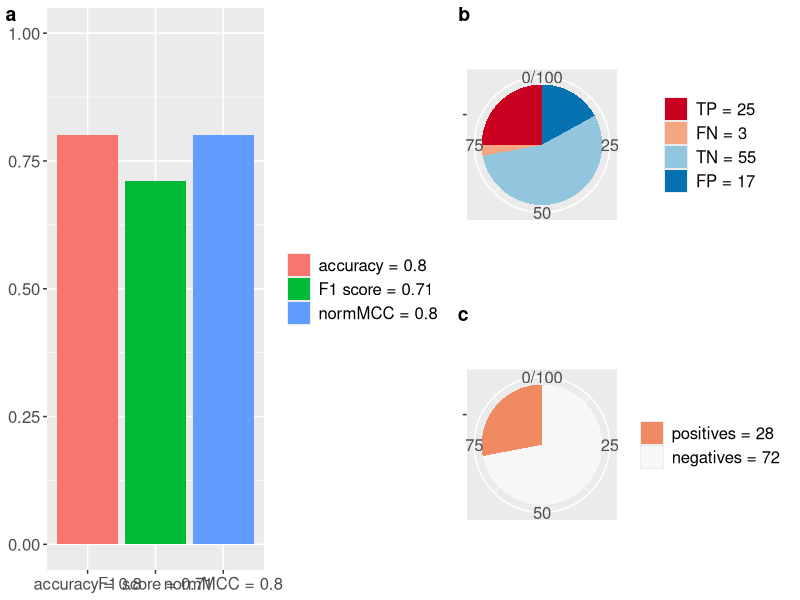

This chart was generated by the following R code:
#!/usr/bin/env Rscript

if (!require("RColorBrewer")) {
  install.packages("RColorBrewer")
  library(RColorBrewer)
}

library(grid)
library(gridExtra)
library(gtable)
library(ggplot2)
library(cowplot)

SAVE_FILES = FALSE

digits = 2

generalTextSize = 12

# Barplot matrix barplot
barplot_creator <- function(inputText, saveFileName, upperYlim) {

    confusionMatrixDataFrame <- read.table(header=TRUE, text=inputText)

    confusionMatrixDataFrame$category = gsub("_", " ", confusionMatrixDataFrame$category)
    confusionMatrixDataFrame$category = gsub("=", " = ", confusionMatrixDataFrame$category)
    confusionMatrixDataFrame$category = factor(confusionMatrixDataFrame$category, levels=unique(confusionMatrixDataFrame$category))


    p <- ggplot(confusionMatrixDataFrame, aes(x=category, y=amount)) + geom_bar(aes(fill=category), stat="identity", position=position_dodge()) + ylim(0,upperYlim) + theme(axis.title.x=element_blank(), axis.title.y=element_blank(), legend.title=element_blank(), legend.text=element_text(size=generalTextSize), text = element_text(size=generalTextSize), axis.text.x = element_text(size=generalTextSize), axis.text.y = element_text(size=generalTextSize))
    p + scale_colour_brewer(palette="RdBu", name="") + xlab("") + ylab("") 
    # + guides(colour=guide_legend(title=""))
    p
    
    if (SAVE_FILES==TRUE) {
        ggsave(saveFileName)
    }
  
    return(p)
}


# Three elements barplot
accuracy_f1score_mcc_barplot <- function(accuracy, f1_score, normMCC, saveFileName) {

    thisText <- paste("\n category amount\n  accuracy=",accuracy, " ", accuracy,"\n  F1_score=", f1_score, " ", f1_score,"\n\n  normMCC=", normMCC," ", normMCC,"\n", sep="")
    
    
    upperYlim = 1.0
    return(barplot_creator(thisText, saveFileName, upperYlim))

}


# Confusion matrix barplot
confusion_matrix_barplot <- function(tp, fn, tn, fp, saveFileName) {

    thisText <- paste("\n category amount\n  TP =",tp," ", tp,"\n  FN= ", fn," ", fn,"\n\n  TN =",tn," ", tn,"\n  FP =", fp," ", fp,"\n", sep="")

    # confusionMatrixDataFrame <- read.table(header=TRUE, text='
    #  category amount
    #   TP 47
    #   FN 3
    # 
    #   TN 5
    #   FP 45
    # ')

    upperYlim = 100
    return(barplot_creator(thisText, saveFileName, upperYlim))

}

# Positives negatives barplot
positives_negatives_barplot <- function(pos, neg, saveFileName) {

    thisText <- paste("\n category amount\n  positives =",pos, " ", pos,"\n  negatives =", neg, " ", neg,"\n", sep="")

    upperYlim = 100
    return(barplot_creator(thisText, saveFileName, upperYlim))

}



# accuracy
accuracy <- function (tp, fn, tn, fp) {

 accuracy_result <- (tp+tn)/(tn + tp + fp + fn)
 
 accuracy_result <- round(accuracy_result, digits)
 
 cat("accuracy = ", round(accuracy_result, digits), "\t\t in the [0; 1] interval \n")
 return(accuracy_result)
}


# F1 score
f1_score <- function (tp, fn, tn, fp) {

 f1_score_result <- (2*tp)/(2*tp + fp + fn)
 
 f1_score_result <- round(f1_score_result, digits)
 
 cat("F1 score = ", round(f1_score_result, digits), "\t\t in the [0; 1] interval\n")
 return(f1_score_result)
}


# Matthews correlation coefficient
mcc <- function (tp, fn, tn, fp) {

  TP <- tp
  FN <- fn
  
  TN <- tn
  FP <- fp
  
  #TP;TN;FP;FN # for debugging
  sum1 <- TP+FP; sum2 <-TP+FN ; sum3 <-TN+FP ; sum4 <- TN+FN;
  denom <- as.double(sum1)*sum2*sum3*sum4 # as.double to avoid overflow error on large products
  if (any(sum1==0, sum2==0, sum3==0, sum4==0)) {
    denom <- 1
  }
  mcc <- ((TP*TN)-(FP*FN)) / sqrt(denom)
  
  mcc <- round(mcc, digits)
  
  cat("MCC = ", round(mcc, digits), "\t\t\t in the [-1; +1] interval\n")
  return(mcc)
}



# Confusion matrix pie
confusion_matrix_pie <- function(tp, fn, tn, fp, saveFileName) {

    thisDataFrame <- data.frame(
      category = c(paste("TP =", tp, ""), paste("FN =", fn, ""), paste("TN =", tn, ""), paste("FP =", fp, "")),
      amount = c(tp, fn,   tn, fp)
      )
    thisDataFrame$category = factor(thisDataFrame$category, levels=unique(thisDataFrame$category)) # we set as levels to respect this order in the plot legend
    head(thisDataFrame)

    # Barplot
    thisBarPlot<- ggplot(thisDataFrame, aes(x="", y=amount, fill=category))+
    geom_bar(width = 1.0, stat = "identity") + theme(axis.title.x=element_blank(), axis.title.y=element_blank(), legend.title=element_blank(), legend.text=element_text(size=generalTextSize), text = element_text(size=generalTextSize), axis.text.x = element_text(size=generalTextSize))

    thisPie <- thisBarPlot + coord_polar("y") + xlab("") + ylab("") + scale_fill_brewer(palette="RdBu")
    thisPie + theme(legend.text=element_text(size=generalTextSize))
    thisPie
    
    if (SAVE_FILES==TRUE) {
        ggsave(saveFileName)
    }
    
    return(thisPie)

}

# positive_negative pie
positive_negative_pie <- function(pos, neg, saveFileName) {

    thisDataFrame <- data.frame(
      category = c(paste("positives =", pos, ""), paste("negatives =", neg, "")),
      amount = c(pos, neg)
      )
    thisDataFrame$category = factor(thisDataFrame$category, levels=unique(thisDataFrame$category)) # we set as levels to respect this order in the plot legend
    head(thisDataFrame)

    # Barplot
    thisBarPlot<- ggplot(thisDataFrame, aes(x="", y=amount, fill=category))+
    geom_bar(width = 1.0, stat = "identity") + theme(axis.title.x=element_blank(), axis.title.y=element_blank(), legend.title=element_blank(), legend.text=element_text(size=generalTextSize), text = element_text(size=generalTextSize), axis.text.x = element_text(size=generalTextSize))
    
    thisPie <- thisBarPlot + coord_polar("y") + xlab("") + ylab("") + scale_fill_brewer(palette="RdBu")
    thisPie + theme(legend.text=element_text(size=generalTextSize))
    thisPie
    if (SAVE_FILES==TRUE) {
        ggsave(saveFileName)
    }

    return(thisPie)
}


#
# Function that generates all the plot and their files
#
generate_all_the_plots <- function(tp, fn, tn, fp, addTitle) {

    randomValue = sample(1:10000000, 1)
    test_title = paste(addTitle, "_test",randomValue,"__TP",tp,"_FN",fn,"_TN",tn,"_FP",fp,  sep="")

    positives = tp + fn
    negatives = tn + fp

    confusion_matrix_pie_file_name = paste("../plots/", test_title, "_confusion_matrix_pie.pdf", sep="")
    plot_cf <- confusion_matrix_pie(tp, fn, tn, fp, confusion_matrix_pie_file_name)
    positive_negative_pie_file_name = paste("../plots/", test_title, "_positive_negative_pie.pdf", sep="")
    plot_pos_neg<-positive_negative_pie(positives, negatives, positive_negative_pie_file_name)

    current_accuracy = accuracy(tp, fn, tn, fp)
    current_f1_score = f1_score(tp, fn, tn, fp)
    current_MCC = mcc(tp, fn, tn, fp)

    current_normMCC = (current_MCC+1)/2 # normalized MCC
    current_normMCC = round(current_normMCC, digits)
    cat("normMCC = ", round(current_normMCC, digits), "\t\t in the [0; 1] interval\n")

    confusion_matrix_barplot_file_name = paste("../plots/", test_title, "_confusion_matrix_barplot.pdf", sep="")
    # confusion_matrix_barplot(tp, fn, tn, fp, confusion_matrix_barplot_file_name)
    positives_negatives_barplot_file_name = paste("../plots/", test_title, "_positives_negatives_barplot.pdf", sep="")
    # positives_negatives_barplot(positives, negatives, positives_negatives_barplot_file_name)

    accuracy_f1score_mcc_barplot_file_name = paste("../plots/", test_title, "_accuracy_f1score_mcc.pdf", sep="")
    plot_scores <- accuracy_f1score_mcc_barplot(current_accuracy, current_f1_score, current_normMCC, accuracy_f1score_mcc_barplot_file_name)


    ## Side by side
    right_col_plot = plot_grid(plot_cf, plot_pos_neg, labels=c("b", "c"), align="v", ncol=1)
    general_plot = plot_grid(plot_scores, right_col_plot, labels=c("a", ""),  ncol = 2, rel_widths=c(1.3, 1))

    #theme_set(theme_cowplot(font_size=12))
    # general_plot <- plot_grid(plot_cf, plot_pos_neg, plot_scores, ncol = 2, align="h", labels=c("A", "B", "C"), label_size=5)
    
    # general_plot <- plot_grid(plot_cf, plot_pos_neg, plot_scores, ncol = 3, align="h", labels=c("A", "B", "C"), label_size=5)
    
    general_file = paste("../plots/", test_title, "_general.pdf", sep="")
    ggsave(general_file, general_plot, height = 8, width = 12, units = "in", dpi = 150)
    
    #save_plot("../plots/general.pdf", general_plot)
        
    }

#	    tp, fn,   tn, fp
exampleA = c(90, 1,   0, 9)
exampleB = c(47, 3,   5, 45)
exampleC = c(1, 9,    89, 1)

exampleD = c(60,20,   18, 2)
exampleE = c(25,3,   55, 17)

# tp = exampleC[1]
# fn = exampleC[2]
# tn = exampleC[3]
# fp = exampleC[4]

selected_example <- exampleE
addTitle = "ExampleE"
generate_all_the_plots(selected_example[1], selected_example[2], selected_example[3], selected_example[4], addTitle)




if (file.exists("./Rplots.pdf")) file.remove("./Rplots.pdf")
